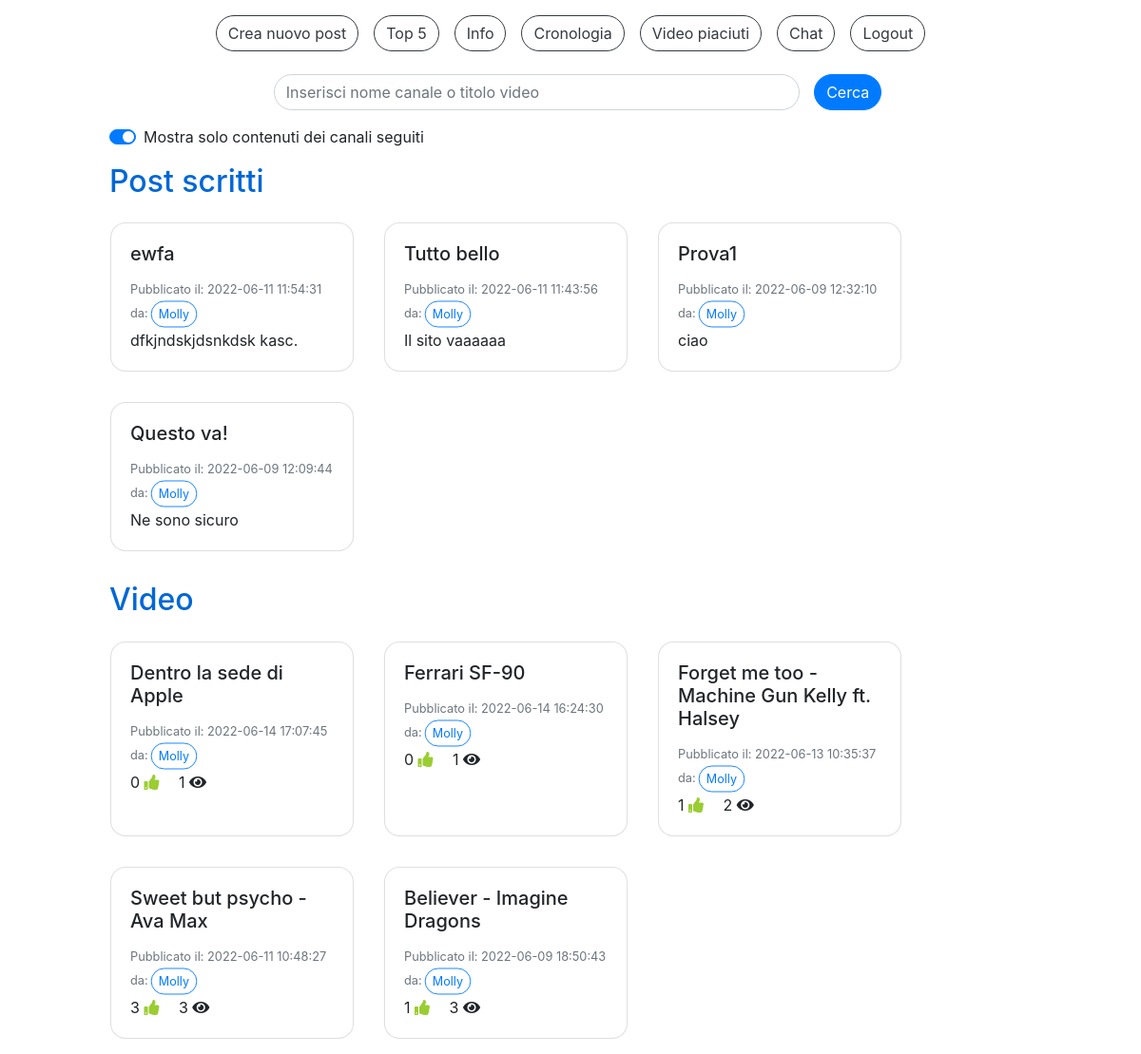
/home.php (signed in), run on an earlier commit of the app's database.
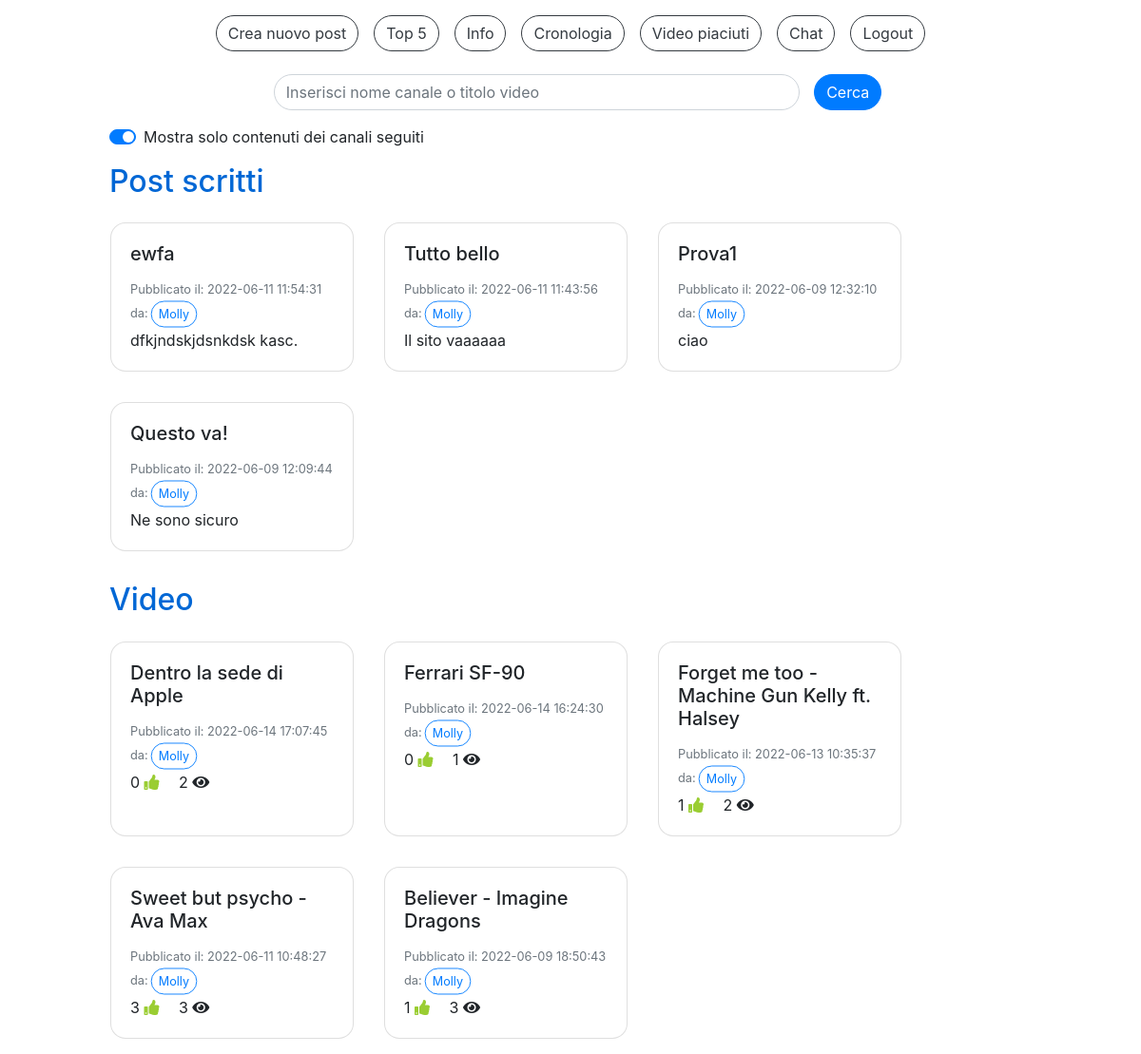
And on a later commit of the database.
### tables this page shows
CREATE TABLE `video` (
  `IdVideo` int(11) NOT NULL,
  `Titolo` varchar(100) NOT NULL,
  `SorgenteVideo` varchar(300) NOT NULL,
  `DataPubblicazione` datetime NOT NULL DEFAULT current_timestamp(),
  `NumeroLike` int(11) NOT NULL DEFAULT 0,
  `NumeroVisualizzazioni` int(11) NOT NULL DEFAULT 0,
  `IdAccount` int(11) NOT NULL
);

CREATE TABLE `accounts` (
  `IdAccount` int(11) NOT NULL,
  `Username` varchar(40) NOT NULL,
  `Mail` varchar(40) NOT NULL,
  `Password` varchar(100) NOT NULL,
  `Canale` tinyint(1) NOT NULL,
  `NumeroIscritti` int(11) DEFAULT NULL
);

### home.php (the view, shortened to what the changed rows need)
<!DOCTYPE html>
<html>
<head>
  <link rel="stylesheet" href="css/style.css">
  <link rel="stylesheet" href="css/custom_style.css">
</head>
<body>
  <?php
    include("check_canale.php");
  ?>
  <div class="container-fluid pt-3">
    <div class="row justify-content-center">
      <div id="homePosts" class="col-10">
        <h2 class="titleText mt-3">Post scritti</h2>
        <h2 class="titleText mt-3">Video</h2>
        <?php
          $sql="SELECT * FROM Video v JOIN Accounts a ON v.IdAccount=a.IdAccount ORDER BY DataPubblicazione DESC LIMIT 12";
          $query=$db->prepare($sql);
          $query->execute();
          $ris=$query->fetchAll();
          foreach($ris as $row) {
            $sql="SELECT * FROM Video v, Visualizzazioni vis, Accounts a WHERE v.IdVideo=vis.IdVideo AND a.IdAccount=vis.IdAccount AND vis.IdAccount=? AND vis.IdVideo=?";
            $query=$db->prepare($sql);
            $dati=array($_SESSION["loginID"], $row["IdVideo"]);
            $query->execute($dati);
            $risVis=$query->fetchAll();
          }
        ?>
        <div id="postVideoSeguiti" class="row">
        <?php
          $sql="SELECT * FROM Video v, Accounts a, Iscrizioni i WHERE v.IdAccount=a.IdAccount AND a.IdAccount=i.IdCanale AND i.IdIscritto=? ORDER BY DataPubblicazione DESC LIMIT 12";
          $query=$db->prepare($sql);
          $dati=array($_SESSION["loginID"]);
          $query->execute($dati);
          $ris=$query->fetchAll();
          foreach($ris as $row) {
            $sql="SELECT * FROM Video v, Visualizzazioni vis, Accounts a WHERE v.IdVideo=vis.IdVideo AND a.IdAccount=vis.IdAccount AND vis.IdAccount=? AND vis.IdVideo=?";
            $query=$db->prepare($sql);
            $dati=array($_SESSION["loginID"], $row["IdVideo"]);
            $query->execute($dati);
            $risVis=$query->fetchAll();
            $tempoVis=-1;
            $creator=$row["Username"];
            foreach($risVis as $vis) {
              $tempoVis=$vis["TempoVisualizzazione"];
            }
            echo '<div class="card card-video m-3" style="width: 16rem;">
                    <div class="card-body card-video" onclick="cardOnClick(\''. $row["IdVideo"] .'\',\''. $row["Titolo"] .'\',\''. $row["SorgenteVideo"] .'\',\''. $tempoVis .'\',\''. $creator .'\')">
                      <h5 class="card-title card-video">'. $row["Titolo"] .'</h5>
                      <p class="card-text card-video">
                        <small class="text-muted">Pubblicato il: '. $row["DataPubblicazione"] .'<br>da:<button type="button" class="btn btn-outline-primary btn-sm mini">'. $creator .'</button></small><br>
                        '. $row["NumeroLike"] .' <i class="fa fa-thumbs-up mr-3"></i>
                        '. $row["NumeroVisualizzazioni"] .' <i class="fa fa-eye"></i>
                      </p>
                    </div>
                  </div>';
          }
        ?>
        </div>
      </div>
    </div>
  </div>
</body>
</html>

What changed in the data, as far as the page shows it:
changed video "Dentro la sede di Apple": NumeroVisualizzazioni "1" → "2"
